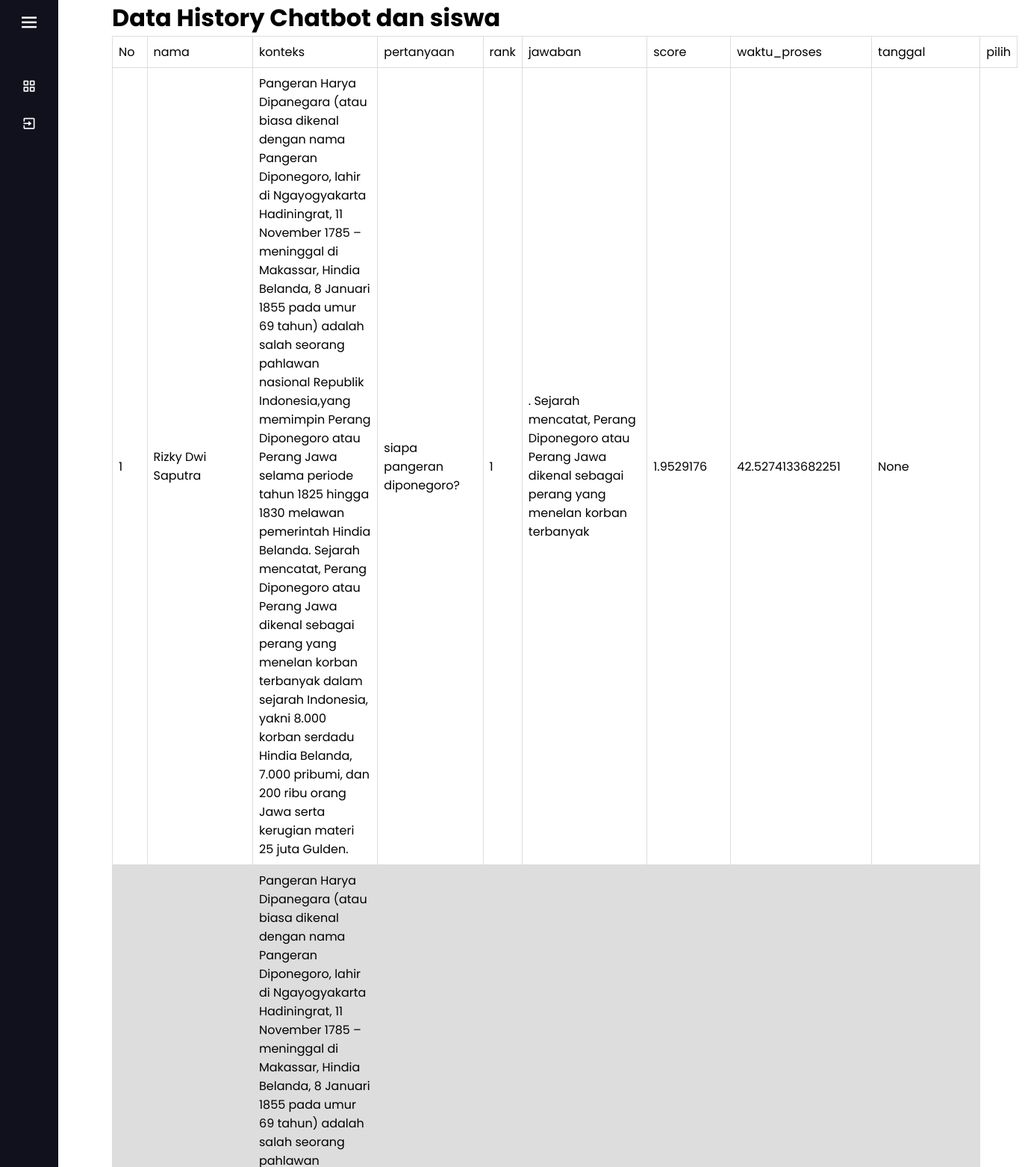
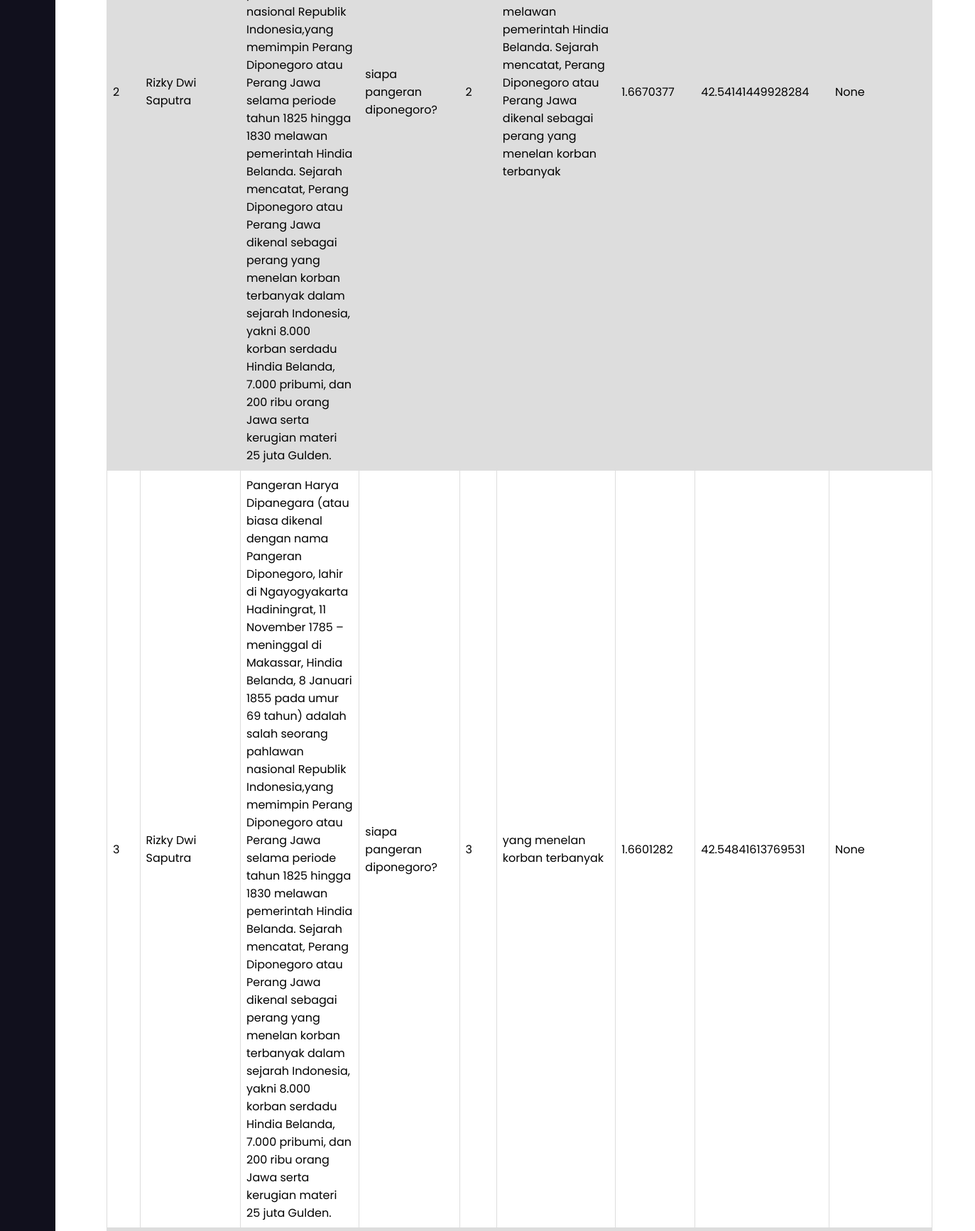
The app's page /history (signed in, upper part) with its own data (2 pictures, top to bottom).
### application/models.py (models this page shows)
class HISTORY(db.Model):
    id = db.Column(db.Integer, primary_key=True) # kudu ana primary key
    nama = db.Column(db.String(100))
    tanggal = db.Column(TIMESTAMP,default=datetime.datetime.now)
    konteks = db.Column(db.String(3000))
    pertanyaan = db.Column(db.String(1000))
    rank = db.Column(db.String(100))
    jawaban = db.Column(db.String(1000))
    score = db.Column(db.String(100))
    waktu_proses = db.Column(db.String(100))

### application/main.py (the view)
@app.route('/history')
@roles_required('admin','guru')
def history():
    history= HISTORY.query.all()
    return render_template("dashboard/data_history.html", history=history, name=current_user.nama)

### application/__init__.py (called while the page is built)
@login_manager.user_loader
def load_user(user_id):
        return ADMIN.query.get(int(user_id))

### application/main.py (called while the page is built)
def roles_required(*role_names):
    def decorator(original_route):
        @wraps(original_route)
        def decorated_route(*args, **kwargs):
            if not current_user.is_authenticated:
                print('The user is not authenticated.')
                return redirect(url_for('login'))
            print(current_user.role)
            print(role_names)
            if not current_user.role in role_names:
                print('The user does not have this role.')
                return redirect(url_for('login'))
            else:
                print('The user is in this role.')
                return original_route(*args, **kwargs)
        return decorated_route
    return decorator

### application/templates/dashboard/data_history.html (shortened to what this page needs)
{% include 'dashboard/nav.html' %}
{% block content %}
<div class="container" style="margin-left: 150px;margin-right: 20px;">
    <div class="starter-template">
        <h1>Data History Chatbot dan siswa</h1>
        <table class="table table-striped">
            <thead>
                <tr>
                    <td>No</td>
                    <td>nama</td>
                    <td>konteks</td>
                    <td>pertanyaan</td>
                    <td>rank</td>
                    <td>jawaban</td>
                    <td>score</td>
                    <td>waktu_proses</td>
                    <td>tanggal</td>
                    <td>pilih</td>
                </tr>
            </thead>
            <tbody>
                {% for row in history %}
                <tr>
                    <a href="/history/{{ row.id }}"><td>{{ row.id }}</td>
                    <td>{{ row.nama }}</td>
                    <td>{{ row.konteks }}</td>
                    <td>{{ row.pertanyaan }}</td>
                    <td>{{ row.rank }}</td>
                    <td>{{ row.jawaban }}</td>
                    <td>{{ row.score }}</td>
                    <td>{{ row.waktu_proses }}</td>
                    <td>{{ row.tanggal }}</td></a>
                </tr>
                {% else %}
                <tr>
                    <td colspan="2">Tidak Ada Data</td>
                </tr>
                {% endfor %}
            </tbody>
        </table>
    </div>
</div>
{% endblock %}

### application/static/css/header.css (style rules this page uses)
* { margin: 0; padding: 0; box-sizing: border-box; font-family: 'Poppins', sans-serif; }

### application/templates/dashboard/nav.html (style rules this page uses)
table { font-family: arial, sans-serif; border-collapse: collapse; width: 100%; }
td, th { border: 1px solid #dddddd; text-align: left; padding: 8px; }
tr:nth-child(even) { background-color: #dddddd; }

### records on screen
HISTORY: id "1", nama "Rizky Dwi Saputra", konteks "Pangeran Harya Dipanegara (atau biasa dikenal dengan nama Pangeran Diponegoro, lahir di Ngayogyakarta Hadiningrat, 11 November 1785 – meninggal di Makassar, Hindia Belanda, 8 Januari 1855 pada umur 69 tahun) adalah salah seorang pahlawan nasional Republik Indonesia,yang memimpin Perang Diponegoro atau Perang Jawa selama periode tahun 1825 hingga 1830 melawan pemerintah Hindia Belanda. Sejarah mencatat, Perang Diponegoro atau Perang Jawa dikenal sebagai perang yang menelan korban terbanyak dalam sejarah Indonesia, yakni 8.000 korban serdadu Hindia Belanda, 7.000 pribumi, dan 200 ribu orang Jawa serta kerugian materi 25 juta Gulden.", pertanyaan "siapa pangeran diponegoro?", rank "1", jawaban ". Sejarah mencatat, Perang Diponegoro atau Perang Jawa dikenal sebagai perang yang menelan korban terbanyak", score "1.9529176", waktu_proses "42.5274133682251", tanggal "None"
HISTORY: id "2", nama "Rizky Dwi Saputra", konteks "Pangeran Harya Dipanegara (atau biasa dikenal dengan nama Pangeran Diponegoro, lahir di Ngayogyakarta Hadiningrat, 11 November 1785 – meninggal di Makassar, Hindia Belanda, 8 Januari 1855 pada umur 69 tahun) adalah salah seorang pahlawan nasional Republik Indonesia,yang memimpin Perang Diponegoro atau Perang Jawa selama periode tahun 1825 hingga 1830 melawan pemerintah Hindia Belanda. Sejarah mencatat, Perang Diponegoro atau Perang Jawa dikenal sebagai perang yang menelan korban terbanyak dalam sejarah Indonesia, yakni 8.000 korban serdadu Hindia Belanda, 7.000 pribumi, dan 200 ribu orang Jawa serta kerugian materi 25 juta Gulden.", pertanyaan "siapa pangeran diponegoro?", rank "2", jawaban "melawan pemerintah Hindia Belanda. Sejarah mencatat, Perang Diponegoro atau Perang Jawa dikenal sebagai perang yang menelan korban terbanyak", score "1.6670377", waktu_proses "42.54141449928284", tanggal "None"
HISTORY: id "3", nama "Rizky Dwi Saputra", konteks "Pangeran Harya Dipanegara (atau biasa dikenal dengan nama Pangeran Diponegoro, lahir di Ngayogyakarta Hadiningrat, 11 November 1785 – meninggal di Makassar, Hindia Belanda, 8 Januari 1855 pada umur 69 tahun) adalah salah seorang pahlawan nasional Republik Indonesia,yang memimpin Perang Diponegoro atau Perang Jawa selama periode tahun 1825 hingga 1830 melawan pemerintah Hindia Belanda. Sejarah mencatat, Perang Diponegoro atau Perang Jawa dikenal sebagai perang yang menelan korban terbanyak dalam sejarah Indonesia, yakni 8.000 korban serdadu Hindia Belanda, 7.000 pribumi, dan 200 ribu orang Jawa serta kerugian materi 25 juta Gulden.", pertanyaan "siapa pangeran diponegoro?", rank "3", jawaban "yang menelan korban terbanyak", score "1.6601282", waktu_proses "42.54841613769531", tanggal "None"
